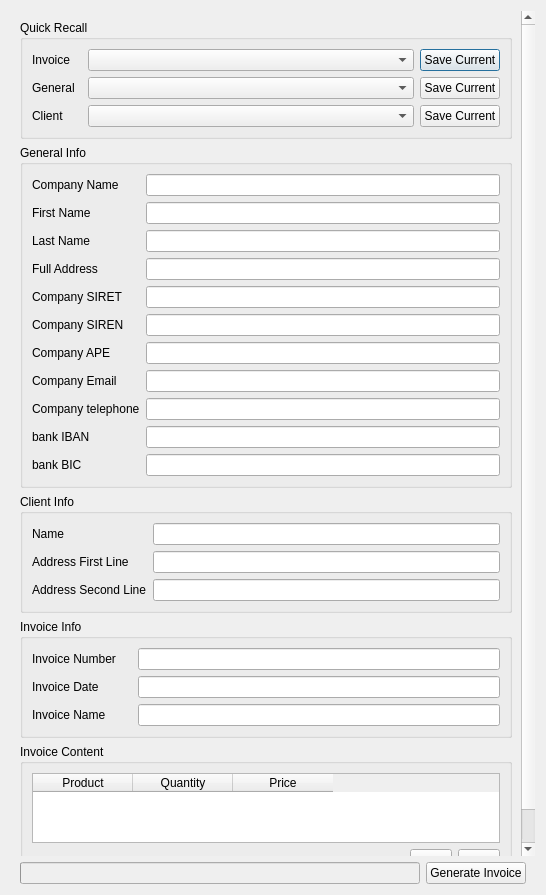
<?xml version="1.0" encoding="UTF-8"?>
<ui version="4.0">
 <class>Dialog</class>
 <widget class="QDialog" name="Dialog">
  <property name="geometry">
   <rect>
    <x>0</x>
    <y>0</y>
    <width>546</width>
    <height>895</height>
   </rect>
  </property>
  <property name="minimumSize">
   <size>
    <width>400</width>
    <height>400</height>
   </size>
  </property>
  <property name="windowTitle">
   <string>Dialog</string>
  </property>
  <layout class="QVBoxLayout" name="verticalLayout_7">
   <item>
    <widget class="QScrollArea" name="scrollArea_main">
     <property name="frameShape">
      <enum>QFrame::NoFrame</enum>
     </property>
     <property name="frameShadow">
      <enum>QFrame::Plain</enum>
     </property>
     <property name="lineWidth">
      <number>0</number>
     </property>
     <property name="widgetResizable">
      <bool>true</bool>
     </property>
     <widget class="QWidget" name="scrollAreaWidgetContents">
      <property name="geometry">
       <rect>
        <x>0</x>
        <y>0</y>
        <width>528</width>
        <height>846</height>
       </rect>
      </property>
      <layout class="QVBoxLayout" name="verticalLayout_4">
       <item>
        <widget class="QGroupBox" name="groupBox_quickRecall">
         <property name="title">
          <string>Quick Recall</string>
         </property>
         <layout class="QVBoxLayout" name="verticalLayout_6">
          <item>
           <layout class="QHBoxLayout" name="horizontalLayout_quickRecallInvoice" stretch="0,1,0">
            <item>
             <widget class="QLabel" name="label_quickRecallInvoice">
              <property name="minimumSize">
               <size>
                <width>50</width>
                <height>0</height>
               </size>
              </property>
              <property name="text">
               <string>Invoice</string>
              </property>
             </widget>
            </item>
            <item>
             <widget class="QComboBox" name="comboBox_quickRecallInvoice"/>
            </item>
            <item>
             <widget class="QPushButton" name="pushButton_saveQuickRecallInvoice">
              <property name="text">
               <string>Save Current</string>
              </property>
             </widget>
            </item>
           </layout>
          </item>
          <item>
           <layout class="QHBoxLayout" name="horizontalLayout_quickRecallGeneral" stretch="0,1,0">
            <item>
             <widget class="QLabel" name="label_quickRecallGeneral">
              <property name="minimumSize">
               <size>
                <width>50</width>
                <height>0</height>
               </size>
              </property>
              <property name="text">
               <string>General</string>
              </property>
             </widget>
            </item>
            <item>
             <widget class="QComboBox" name="comboBox_quickRecallGeneral"/>
            </item>
            <item>
             <widget class="QPushButton" name="pushButton_saveQuickRecallGeneral">
              <property name="text">
               <string>Save Current</string>
              </property>
             </widget>
            </item>
           </layout>
          </item>
          <item>
           <layout class="QHBoxLayout" name="horizontalLayout_quickRecallClient" stretch="0,1,0">
            <item>
             <widget class="QLabel" name="label_quickRecallClient">
              <property name="minimumSize">
               <size>
                <width>50</width>
                <height>0</height>
               </size>
              </property>
              <property name="text">
               <string>Client</string>
              </property>
             </widget>
            </item>
            <item>
             <widget class="QComboBox" name="comboBox_quickRecallClient"/>
            </item>
            <item>
             <widget class="QPushButton" name="pushButton_saveQuickRecallClient">
              <property name="text">
               <string>Save Current</string>
              </property>
             </widget>
            </item>
           </layout>
          </item>
         </layout>
        </widget>
       </item>
       <item>
        <widget class="QGroupBox" name="groupBox_generalInfo">
         <property name="title">
          <string>General Info</string>
         </property>
         <layout class="QVBoxLayout" name="verticalLayout_2">
          <item>
           <layout class="QFormLayout" name="formLayout_generalInfo">
            <property name="fieldGrowthPolicy">
             <enum>QFormLayout::ExpandingFieldsGrow</enum>
            </property>
            <item row="0" column="0">
             <widget class="QLabel" name="label_companyName">
              <property name="text">
               <string>Company Name</string>
              </property>
             </widget>
            </item>
            <item row="1" column="0">
             <widget class="QLabel" name="label_firstName">
              <property name="text">
               <string>First Name</string>
              </property>
             </widget>
            </item>
            <item row="2" column="0">
             <widget class="QLabel" name="label_lastName">
              <property name="text">
               <string>Last Name</string>
              </property>
             </widget>
            </item>
            <item row="0" column="1">
             <widget class="QLineEdit" name="lineEdit_companyName"/>
            </item>
            <item row="1" column="1">
             <widget class="QLineEdit" name="lineEdit_firstName"/>
            </item>
            <item row="2" column="1">
             <widget class="QLineEdit" name="lineEdit_lastName"/>
            </item>
            <item row="3" column="0">
             <widget class="QLabel" name="label_fullAdress">
              <property name="text">
               <string>Full Address</string>
              </property>
             </widget>
            </item>
            <item row="4" column="0">
             <widget class="QLabel" name="label_companySIRET">
              <property name="text">
               <string>Company SIRET</string>
              </property>
             </widget>
            </item>
            <item row="5" column="0">
             <widget class="QLabel" name="label_companySIREN">
              <property name="text">
               <string>Company SIREN</string>
              </property>
             </widget>
            </item>
            <item row="8" column="0">
             <widget class="QLabel" name="label_companyTelephon">
              <property name="minimumSize">
               <size>
                <width>0</width>
                <height>0</height>
               </size>
              </property>
              <property name="text">
               <string>Company telephone</string>
              </property>
             </widget>
            </item>
            <item row="9" column="0">
             <widget class="QLabel" name="label_bankIBAN">
              <property name="text">
               <string>bank IBAN</string>
              </property>
             </widget>
            </item>
            <item row="10" column="0">
             <widget class="QLabel" name="label_bankBIC">
              <property name="minimumSize">
               <size>
                <width>100</width>
                <height>0</height>
               </size>
              </property>
              <property name="text">
               <string>bank BIC</string>
              </property>
             </widget>
            </item>
            <item row="3" column="1">
             <widget class="QLineEdit" name="lineEdit_fullAddress"/>
            </item>
            <item row="4" column="1">
             <widget class="QLineEdit" name="lineEdit_companySIRET"/>
            </item>
            <item row="5" column="1">
             <widget class="QLineEdit" name="lineEdit_companySIREN"/>
            </item>
            <item row="8" column="1">
             <widget class="QLineEdit" name="lineEdit_companyTelephone"/>
            </item>
            <item row="9" column="1">
             <widget class="QLineEdit" name="lineEdit_bankIBAN"/>
            </item>
            <item row="10" column="1">
             <widget class="QLineEdit" name="lineEdit_bankBIC"/>
            </item>
            <item row="7" column="0">
             <widget class="QLabel" name="label_companyEmail">
              <property name="text">
               <string>Company Email</string>
              </property>
             </widget>
            </item>
            <item row="7" column="1">
             <widget class="QLineEdit" name="lineEdit_companyEmail"/>
            </item>
            <item row="6" column="0">
             <widget class="QLabel" name="label_companyAPE">
              <property name="text">
               <string>Company APE</string>
              </property>
             </widget>
            </item>
            <item row="6" column="1">
             <widget class="QLineEdit" name="lineEdit_companyAPE"/>
            </item>
           </layout>
          </item>
         </layout>
        </widget>
       </item>
       <item>
        <widget class="QGroupBox" name="groupBox_clientInfo">
         <property name="title">
          <string>Client Info</string>
         </property>
         <layout class="QVBoxLayout" name="verticalLayout_3">
          <item>
           <layout class="QFormLayout" name="formLayout_clientInfo">
            <item row="0" column="0">
             <widget class="QLabel" name="label_clientName">
              <property name="text">
               <string>Name</string>
              </property>
             </widget>
            </item>
            <item row="1" column="0">
             <widget class="QLabel" name="label_clientAddressfirst">
              <property name="minimumSize">
               <size>
                <width>100</width>
                <height>0</height>
               </size>
              </property>
              <property name="text">
               <string>Address First Line</string>
              </property>
             </widget>
            </item>
            <item row="2" column="0">
             <widget class="QLabel" name="label_clientAdressSecond">
              <property name="text">
               <string>Address Second Line</string>
              </property>
             </widget>
            </item>
            <item row="0" column="1">
             <widget class="QLineEdit" name="lineEdit_clientName"/>
            </item>
            <item row="1" column="1">
             <widget class="QLineEdit" name="lineEdit_clientAddressFirst"/>
            </item>
            <item row="2" column="1">
             <widget class="QLineEdit" name="lineEdit_clientAdressSecond"/>
            </item>
           </layout>
          </item>
         </layout>
        </widget>
       </item>
       <item>
        <widget class="QGroupBox" name="groupBox_invoiceInfo">
         <property name="title">
          <string>Invoice Info</string>
         </property>
         <layout class="QVBoxLayout" name="verticalLayout_5">
          <item>
           <layout class="QFormLayout" name="formLayout_invoiceInfo">
            <item row="0" column="0">
             <widget class="QLabel" name="label_invoiceNumber">
              <property name="text">
               <string>Invoice Number</string>
              </property>
             </widget>
            </item>
            <item row="0" column="1">
             <widget class="QLineEdit" name="lineEdit_invoiceNumber"/>
            </item>
            <item row="1" column="0">
             <widget class="QLabel" name="label_invoiceDate">
              <property name="minimumSize">
               <size>
                <width>100</width>
                <height>0</height>
               </size>
              </property>
              <property name="text">
               <string>Invoice Date</string>
              </property>
             </widget>
            </item>
            <item row="1" column="1">
             <widget class="QLineEdit" name="lineEdit_invoiceDate"/>
            </item>
            <item row="2" column="0">
             <widget class="QLabel" name="label_invoiceName">
              <property name="text">
               <string>Invoice Name</string>
              </property>
             </widget>
            </item>
            <item row="2" column="1">
             <widget class="QLineEdit" name="lineEdit_invoiceName"/>
            </item>
           </layout>
          </item>
         </layout>
        </widget>
       </item>
       <item>
        <widget class="QGroupBox" name="groupBox_invoiceContent">
         <property name="title">
          <string>Invoice Content</string>
         </property>
         <layout class="QVBoxLayout" name="verticalLayout">
          <item>
           <widget class="QTableWidgetDraggable" name="tableWidget_invoiceContent">
            <property name="sizePolicy">
             <sizepolicy hsizetype="Expanding" vsizetype="Expanding">
              <horstretch>0</horstretch>
              <verstretch>0</verstretch>
             </sizepolicy>
            </property>
            <property name="autoFillBackground">
             <bool>false</bool>
            </property>
            <column>
             <property name="text">
              <string>Product</string>
             </property>
            </column>
            <column>
             <property name="text">
              <string>Quantity</string>
             </property>
            </column>
            <column>
             <property name="text">
              <string>Price</string>
             </property>
            </column>
           </widget>
          </item>
          <item>
           <layout class="QHBoxLayout" name="horizontalLayout">
            <item>
             <spacer name="horizontalSpacer">
              <property name="orientation">
               <enum>Qt::Horizontal</enum>
              </property>
              <property name="sizeHint" stdset="0">
               <size>
                <width>40</width>
                <height>20</height>
               </size>
              </property>
             </spacer>
            </item>
            <item>
             <widget class="QToolButton" name="toolButton_add">
              <property name="minimumSize">
               <size>
                <width>42</width>
                <height>0</height>
               </size>
              </property>
              <property name="text">
               <string>+</string>
              </property>
             </widget>
            </item>
            <item>
             <widget class="QToolButton" name="toolButton_delete">
              <property name="minimumSize">
               <size>
                <width>42</width>
                <height>0</height>
               </size>
              </property>
              <property name="text">
               <string>-</string>
              </property>
             </widget>
            </item>
           </layout>
          </item>
         </layout>
        </widget>
       </item>
      </layout>
     </widget>
    </widget>
   </item>
   <item>
    <layout class="QHBoxLayout" name="horizontalLayout_invoice">
     <property name="leftMargin">
      <number>9</number>
     </property>
     <property name="rightMargin">
      <number>9</number>
     </property>
     <item>
      <widget class="QProgressBar" name="progressBar">
       <property name="enabled">
        <bool>false</bool>
       </property>
       <property name="maximum">
        <number>1</number>
       </property>
       <property name="value">
        <number>0</number>
       </property>
       <property name="textVisible">
        <bool>false</bool>
       </property>
       <property name="invertedAppearance">
        <bool>false</bool>
       </property>
      </widget>
     </item>
     <item>
      <widget class="QPushButton" name="pushButton_generateInvoice">
       <property name="text">
        <string>Generate Invoice</string>
       </property>
      </widget>
     </item>
    </layout>
   </item>
  </layout>
 </widget>
 <customwidgets>
  <customwidget>
   <class>QTableWidgetDraggable</class>
   <extends>QTableWidget</extends>
   <header>DraggableTable</header>
  </customwidget>
 </customwidgets>
 <tabstops>
  <tabstop>scrollArea_main</tabstop>
  <tabstop>comboBox_quickRecallInvoice</tabstop>
  <tabstop>pushButton_saveQuickRecallInvoice</tabstop>
  <tabstop>comboBox_quickRecallGeneral</tabstop>
  <tabstop>pushButton_saveQuickRecallGeneral</tabstop>
  <tabstop>comboBox_quickRecallClient</tabstop>
  <tabstop>pushButton_saveQuickRecallClient</tabstop>
  <tabstop>lineEdit_companyName</tabstop>
  <tabstop>lineEdit_firstName</tabstop>
  <tabstop>lineEdit_lastName</tabstop>
  <tabstop>lineEdit_fullAddress</tabstop>
  <tabstop>lineEdit_companySIRET</tabstop>
  <tabstop>lineEdit_companySIREN</tabstop>
  <tabstop>lineEdit_companyAPE</tabstop>
  <tabstop>lineEdit_companyEmail</tabstop>
  <tabstop>lineEdit_companyTelephone</tabstop>
  <tabstop>lineEdit_bankIBAN</tabstop>
  <tabstop>lineEdit_bankBIC</tabstop>
  <tabstop>lineEdit_clientName</tabstop>
  <tabstop>lineEdit_clientAddressFirst</tabstop>
  <tabstop>lineEdit_clientAdressSecond</tabstop>
  <tabstop>lineEdit_invoiceNumber</tabstop>
  <tabstop>lineEdit_invoiceDate</tabstop>
  <tabstop>lineEdit_invoiceName</tabstop>
  <tabstop>tableWidget_invoiceContent</tabstop>
  <tabstop>toolButton_add</tabstop>
  <tabstop>toolButton_delete</tabstop>
  <tabstop>pushButton_generateInvoice</tabstop>
 </tabstops>
 <resources/>
 <connections/>
</ui>
